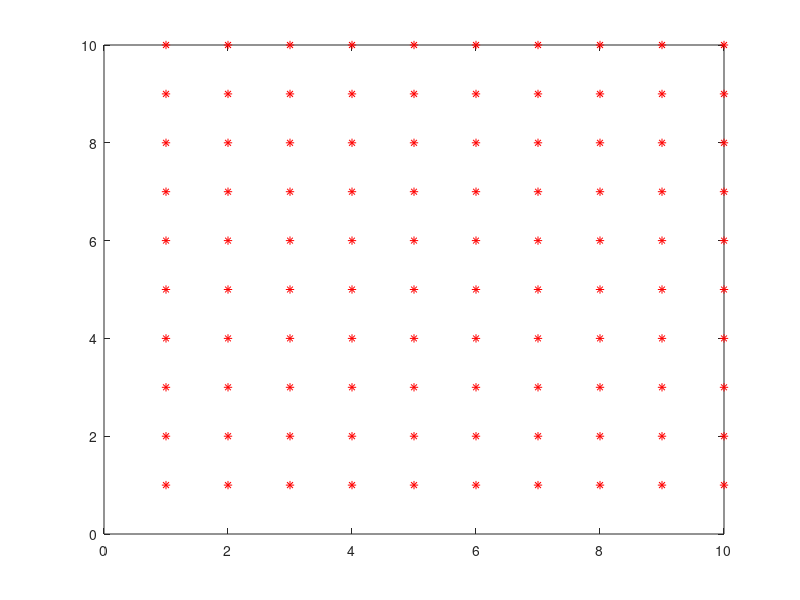

This chart was generated by the following MATLAB code: (Note: this script raises an error after producing the figure.)
clear all
close all

N=10; % 10x10 (NxN)
max_len = 10; % route len

for i=1:N
    for j=1:N
        plot(i,j,'r*');
        hold on
    end
end


fld = zeros(N,N);
legend_text = [];

for max_len=5:1:30
    old_power = 1e10;
    
    for test=1:50
        route = zeros(max_len, 2);
        x_phase = 0; %randi(4)*pi/4; %rand(1)*pi;
        k_x = rand(1)/2 + 0.5;
        k_y = rand(1)/2 + 0.5;
        type = rand(1);
        for j=1:max_len+1
            if (type > 0.5) || (max_len<20)
                x = round( N/2 + 1/2 + k_x*max_len/2/pi*cos(2*pi*(j-1)/max_len + x_phase) );
                y = round( N/2 + 1/2 + k_y*max_len/2/pi*sin(2*pi*(j-1)/max_len + x_phase) );
            else
                x = round( N/2 + 1/2 + k_x*max_len/2/pi*sin(2*pi*(j-1)/max_len + x_phase) );
                if abs(j-max_len/2)<0.1*max_len
                    y = round( N/2 + 1/2 + k_y*max_len/2/pi*(1.5*sin(2*pi*(j-1)/(max_len/2) + x_phase)).*sign(sin(2*pi*(j-1)/max_len + x_phase)) );
                else
                    y = round( N/2 + 1/2 + k_y*max_len/2/pi*sin(2*pi*(j-1)/(max_len/2) + x_phase).*sign(sin(2*pi*(j-1)/max_len + x_phase)) );
                end
                    
            end
            route(j,:) = [x, y];
%            route(j,:) = [x, y];
        end
        route(max_len+1,:) = route(1,:);

        power = calc_power(fld, route);
        route2 = route;
        for k=1:100
            for l=2:size(route,1)-1
                route2 = route;
                for x1=-2:2
                    for y1=-2:2
                        route2(l,1) = route2(l,1) + x1;
                        route2(l,2) = route2(l,2) + y1;

                        power2 = calc_power(fld,route2);
                        if (power2 < power) && (calc_distance(route2)<max_len*0.8)
                            route = route2;
                        end
                    end
                end
            end
        end

        [power, clusters, grid] = calc_power(fld,route);
        if old_power > power*std(clusters)
            old_power = power;
            fig1 = figure;
            clf

            xx = route(:,1);
            yy = route(:,2);
            plot(xx,yy,'LineWidth',2);
            hold on
            legend_text = [num2str(calc_distance(route)*1000/3600, 'Период опроса %7.4f часов'), ', затраты энергии ', num2str(old_power/1.1, '%7.4f кДж')];
            title(legend_text);

            colors = ['rgbcmykrgbcmykrgbcmykrgbcmykrgbcmykrgbcmykrgbcmykrgbcmykrgbcmykrgbcmykrgbcmykrgbcmykrgbcmyk'];
            for i=1:N
                for j=1:N
                    plot(i,j,[colors(grid(i,j)) '*']);
    %                hold on
                end
            end
            drawnow;
            
            img_name = ['Result_' num2str(max_len) '_' num2str(test) '.jpg'];
            disp(img_name)
            saveas(fig1, img_name);
            
            pwr = calc_power(fld, route);
            disp([num2str(max_len,'%02d') ', ' num2str(calc_distance(route),'%05.2f, ') ' ' num2str(pwr)])
        end
    end
end

